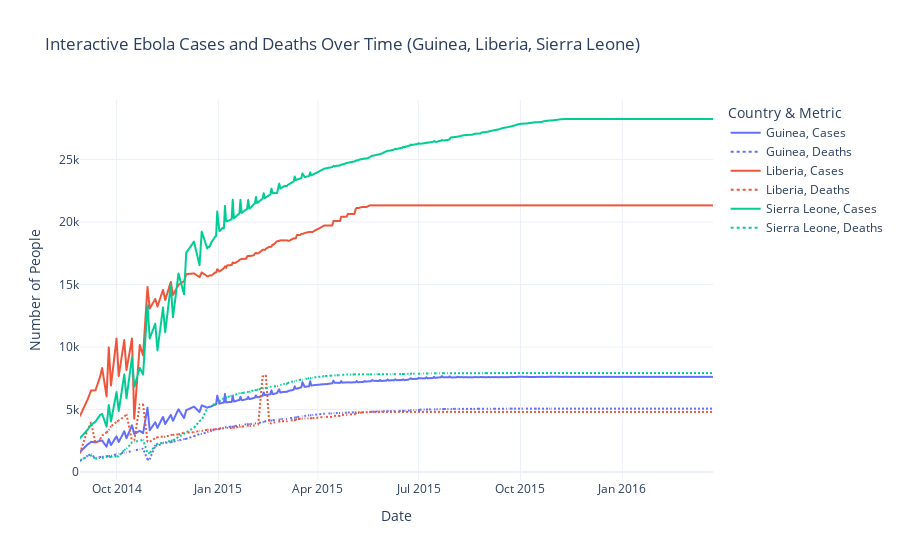

Notebook cell for this chart:
### Markdown cell above
### Interactive Plotly Time Series Chart

### Code cell
# --- Filter for affected countries ---
affected_countries = ["Guinea", "Liberia", "Sierra Leone"]
affected = pivot[pivot["Country"].isin(affected_countries)]

# --- Melt data for plotting ---
long = affected.melt(
    id_vars=["Date", "Country"],
    value_vars=["Cases", "Deaths"],
    var_name="Metric",
    value_name="Count"
)

# --- Interactive line chart ---
fig = px.line(
    long,
    x="Date", y="Count",
    color="Country",
    line_dash="Metric",  # solid for Cases, dashed for Deaths
    title="Interactive Ebola Cases and Deaths Over Time (Guinea, Liberia, Sierra Leone)",
    labels={"Count": "Number of People", "Date": "Date"}
)

# --- Style tweaks ---
fig.update_layout(
    legend_title_text="Country & Metric",
    template="plotly_white"
)

fig.show()

### Figure 1 — Plotly figure (JSON) as saved in the notebook; plotly's stock layout.template omitted (floating-point values rounded to 4 significant figures; data arrays with more than 128 entries replaced by an {"elided": "..."} marker saying what was removed)
{"data": [{"hovertemplate": "Country=Guinea<br>Metric=Cases<br>Date=%{x}<br>Number of People=%{y}<extra></extra>", "legendgroup": "Guinea, Cases", "line": {"color": "#636efa", "dash": "solid"}, "marker": {"symbol": "circle"}, "mode": "lines", "name": "Guinea, Cases", "showlegend": true, "type": "scattergl", "x": {"elided": "259 str values"}, "xaxis": "x", "y": {"elided": "259 float values"}, "yaxis": "y"}, {"hovertemplate": "Country=Guinea<br>Metric=Deaths<br>Date=%{x}<br>Number of People=%{y}<extra></extra>", "legendgroup": "Guinea, Deaths", "line": {"color": "#636efa", "dash": "dot"}, "marker": {"symbol": "circle"}, "mode": "lines", "name": "Guinea, Deaths", "showlegend": true, "type": "scattergl", "x": {"elided": "259 str values"}, "xaxis": "x", "y": {"elided": "259 float values"}, "yaxis": "y"}, {"hovertemplate": "Country=Liberia<br>Metric=Cases<br>Date=%{x}<br>Number of People=%{y}<extra></extra>", "legendgroup": "Liberia, Cases", "line": {"color": "#EF553B", "dash": "solid"}, "marker": {"symbol": "circle"}, "mode": "lines", "name": "Liberia, Cases", "showlegend": true, "type": "scattergl", "x": {"elided": "259 str values"}, "xaxis": "x", "y": {"elided": "259 float values"}, "yaxis": "y"}, {"hovertemplate": "Country=Liberia<br>Metric=Deaths<br>Date=%{x}<br>Number of People=%{y}<extra></extra>", "legendgroup": "Liberia, Deaths", "line": {"color": "#EF553B", "dash": "dot"}, "marker": {"symbol": "circle"}, "mode": "lines", "name": "Liberia, Deaths", "showlegend": true, "type": "scattergl", "x": {"elided": "259 str values"}, "xaxis": "x", "y": {"elided": "259 float values"}, "yaxis": "y"}, {"hovertemplate": "Country=Sierra Leone<br>Metric=Cases<br>Date=%{x}<br>Number of People=%{y}<extra></extra>", "legendgroup": "Sierra Leone, Cases", "line": {"color": "#00cc96", "dash": "solid"}, "marker": {"symbol": "circle"}, "mode": "lines", "name": "Sierra Leone, Cases", "showlegend": true, "type": "scattergl", "x": {"elided": "259 str values"}, "xaxis": "x", "y": {"elided": "259 float values"}, "yaxis": "y"}, {"hovertemplate": "Country=Sierra Leone<br>Metric=Deaths<br>Date=%{x}<br>Number of People=%{y}<extra></extra>", "legendgroup": "Sierra Leone, Deaths", "line": {"color": "#00cc96", "dash": "dot"}, "marker": {"symbol": "circle"}, "mode": "lines", "name": "Sierra Leone, Deaths", "showlegend": true, "type": "scattergl", "x": {"elided": "259 str values"}, "xaxis": "x", "y": {"elided": "259 float values"}, "yaxis": "y"}], "layout": {"legend": {"title": {"text": "Country & Metric"}, "tracegroupgap": 0}, "title": {"text": "Interactive Ebola Cases and Deaths Over Time (Guinea, Liberia, Sierra Leone)"}, "xaxis": {"anchor": "y", "domain": [0, 1], "title": {"text": "Date"}}, "yaxis": {"anchor": "x", "domain": [0, 1], "title": {"text": "Number of People"}}}}
